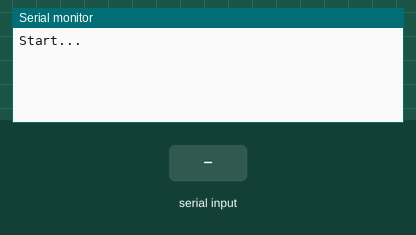
A sketch run on a simulated Arduino Uno, built with avr-gcc and run on an emulated ATmega328P. On the bench: the last lines printed to the serial monitor. The inputs (shaded band) are chosen by the test bench.

Above: at 1.2 s.
1.3 s: "90,45,200\n" received over the second serial link
At 2.1 s:
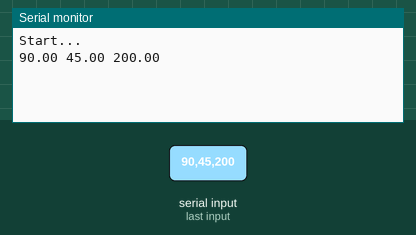
2.8 s: "30,150,10\n" received over the second serial link
At 3.3 s:
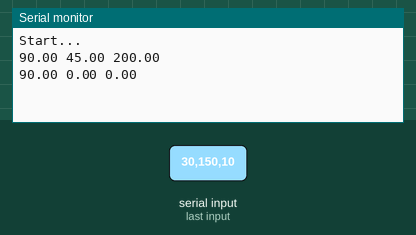

Measured:
- after the input at 1.3 s, the serial monitor: prints a new line at once (image 1)
- after the input at 2.8 s, the serial monitor: prints a new line at once (image 2)

The sketch:

imumovingavg.ino
```cpp
#include <SoftwareSerial.h>
#define FILTER_SIZE 1
#define SBUF_SIZE 64

SoftwareSerial imuSerial(2,3);

float raw_array[3][FILTER_SIZE] = {{0,},{0,},{0,}};
int raw_array_index = 0;

char sbuf[SBUF_SIZE];
signed int sbuf_cnt=0;
float euler[3];
float filteredEuler[3];

float movingAVG(int array_num); // 0~2  : Pitch , roll , yaw
void insertArray(int array_num, float value);
int EBimuAsciiParser(float *item, int number_of_item);

void setup() {
    Serial.begin(9600);
    Serial.println("Start...");
    imuSerial.begin(115200);
}

void loop() {
    if(EBimuAsciiParser(euler,3)) {
        for (int i = 0; i < 3; i++) {
            insertArray(i, euler[i]);
            filteredEuler[i] = movingAVG(i);
        }
        Serial.print("\n\r");
        Serial.print(filteredEuler[0]);    Serial.print(" ");
        Serial.print(filteredEuler[1]);    Serial.print(" ");
        Serial.print(filteredEuler[2]);    Serial.print(" ");
    }
    delay(50);
}

float movingAVG(int array_num) {
    int i = 0;
    float sum = 0;
    for (i = 0; i < FILTER_SIZE; i++) {
      sum += raw_array[array_num][i];
    }
    return ((float)sum / FILTER_SIZE);
}

void insertArray(int array_num, float value) {
    raw_array[array_num][raw_array_index] = value;
    raw_array_index++;
    if (raw_array_index >= FILTER_SIZE) {
      raw_array_index = 0;
    }
}

int EBimuAsciiParser(float *item, int number_of_item) {
    int n,i;
    int rbytes;
    char *addr;
    int result = 0;

    rbytes = imuSerial.available();
    for(n=0;n<rbytes;n++) {
        sbuf[sbuf_cnt] = imuSerial.read();
        if(sbuf[sbuf_cnt]==0x0a) {
            addr = strtok(sbuf,",");
            for(i=0;i<number_of_item;i++) {
                item[i] = atof(addr);
                addr = strtok(NULL,",");
            }
            result = 1;
        }
        else if(sbuf[sbuf_cnt]=='*') {
            sbuf_cnt=-1;
        }
        sbuf_cnt++;
        if(sbuf_cnt>=SBUF_SIZE) sbuf_cnt=0;
    }
    return result;
}
```
